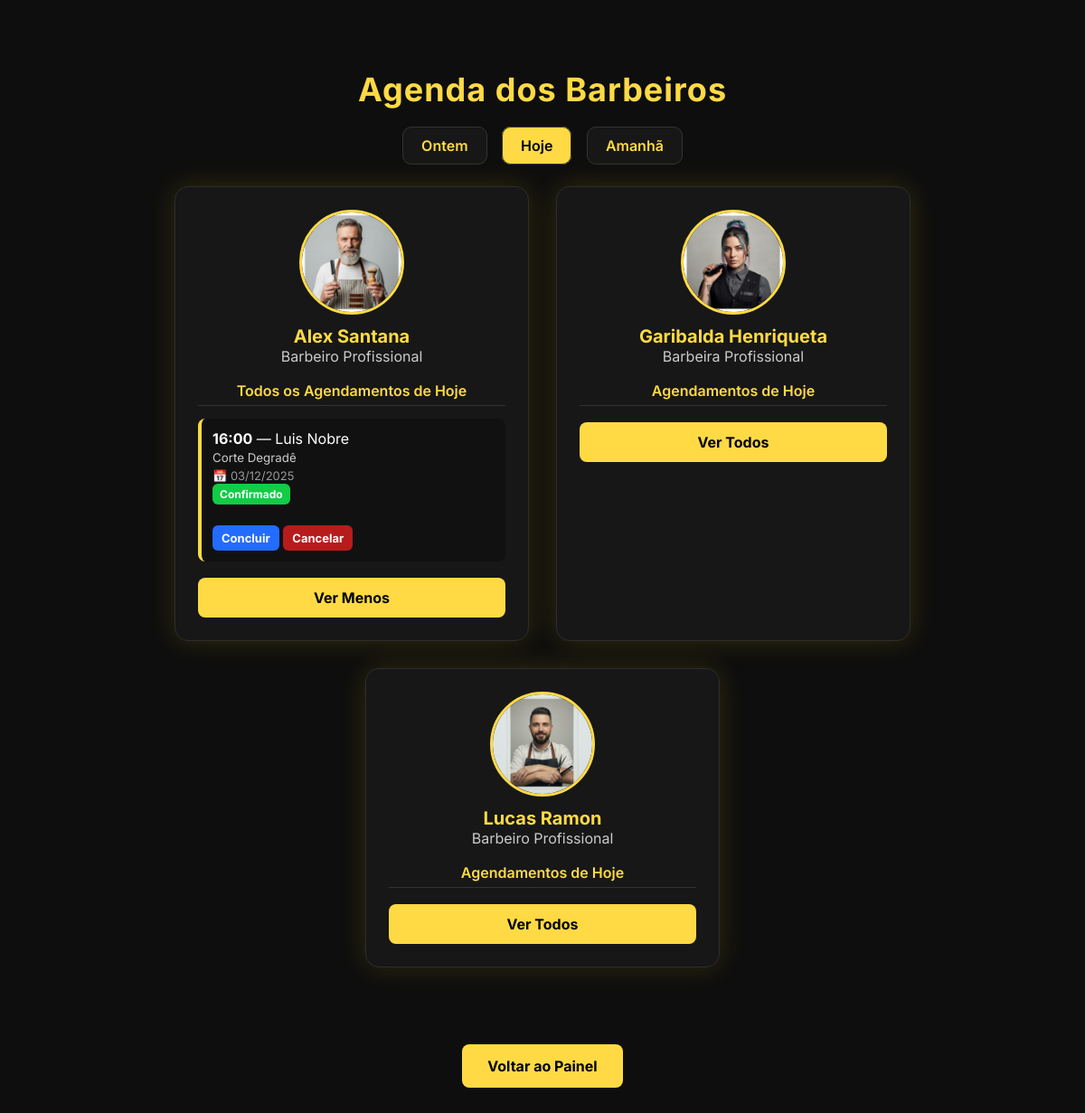
/admin/agenda.php?dia=hoje&expandir=13 (signed in), run on the app's committed database.
### tables this page shows
CREATE TABLE `barbeiros` (
  `id` int(11) NOT NULL,
  `nome` varchar(100) NOT NULL,
  `foto` varchar(255) DEFAULT NULL,
  `cargo` varchar(100) DEFAULT NULL,
  `especialidades` text DEFAULT NULL,
  `sobre` text DEFAULT NULL,
  `horario_atendimento` varchar(100) DEFAULT NULL,
  `status` enum('disponivel','ocupado','ausente') DEFAULT 'disponivel',
  `avaliacao` decimal(3,2) DEFAULT 5.00,
  `total_avaliacoes` int(11) DEFAULT 0,
  `data_cadastro` timestamp NOT NULL DEFAULT current_timestamp(),
  `ativo` tinyint(1) DEFAULT 1
);

CREATE TABLE `agendamentos` (
  `id` int(11) NOT NULL,
  `usuario_id` int(11) NOT NULL,
  `barbeiro_id` int(11) DEFAULT NULL,
  `administrador_id` int(11) DEFAULT NULL,
  `servico_id` int(11) DEFAULT NULL,
  `data_agendamento` date NOT NULL,
  `hora_agendamento` time NOT NULL,
  `status` enum('pendente','confirmado','cancelado','concluido') DEFAULT 'pendente',
  `criado_em` timestamp NOT NULL DEFAULT current_timestamp()
);

CREATE TABLE `usuarios` (
  `id` int(11) NOT NULL,
  `nome` varchar(120) NOT NULL,
  `email` varchar(120) NOT NULL,
  `senha` varchar(255) NOT NULL,
  `tipo` enum('cliente','admin') DEFAULT 'cliente',
  `criado_em` timestamp NOT NULL DEFAULT current_timestamp()
);

CREATE TABLE `servicos` (
  `id` int(11) NOT NULL,
  `nome` varchar(120) NOT NULL,
  `preco` decimal(10,2) NOT NULL,
  `duracao` int(11) NOT NULL,
  `ativo` tinyint(1) NOT NULL DEFAULT 1,
  `duracao_min` int(11) NOT NULL DEFAULT 30,
  `img` varchar(255) DEFAULT NULL
);

### admin/agenda.php (the view, shortened to what this page needs)
<?php
$conn = Database::connect();
$filtro = $_GET["dia"] ?? "hoje";
$hoje   = date("Y-m-d");
$amanha = date("Y-m-d", strtotime("+1 day"));
$ontem  = date("Y-m-d", strtotime("-1 day"));
if ($filtro === "hoje") {
    $dataFiltro = $hoje;
    $nomeDia = "Hoje";
}
elseif ($filtro === "amanha") {
    $dataFiltro = $amanha;
    $nomeDia = "Amanhã";
}
elseif ($filtro === "ontem") {
    $dataFiltro = $ontem;
    $nomeDia = "Ontem";
}
else {
    $dataFiltro = $hoje;
    $nomeDia = "Hoje";
}
$barbeiroExpandido = isset($_GET["expandir"]) ? intval($_GET["expandir"]) : null;
$barbeiros = $conn->query("SELECT * FROM barbeiros ORDER BY nome ASC")->fetchAll(PDO::FETCH_ASSOC);
function buscarAgendamentos($conn, $barbeiro_id, $mostrarTodos, $dataFiltro) {
    $sql = "SELECT a.*, u.nome AS cliente, s.nome AS servico
            FROM agendamentos a
            JOIN usuarios u ON u.id = a.usuario_id
            JOIN servicos s ON s.id = a.servico_id
            WHERE a.barbeiro_id = ? AND a.data_agendamento = ?
            ORDER BY a.hora_agendamento ASC";
    $stmt = $conn->prepare($sql);
    $stmt->execute([$barbeiro_id, $dataFiltro]);
    return $stmt->fetchAll(PDO::FETCH_ASSOC);
}
?>
<!DOCTYPE html>
<html lang="pt-BR">
<head>
</head>
<body>
<h1>Agenda dos Barbeiros</h1>
<div class="filtros">
    <a href="?dia=ontem"  class="<?= $filtro=='ontem'?'active':'' ?>">Ontem</a>
    <a href="?dia=hoje"   class="<?= $filtro=='hoje'?'active':'' ?>">Hoje</a>
    <a href="?dia=amanha" class="<?= $filtro=='amanha'?'active':'' ?>">Amanhã</a>
</div>
<div class="grid">
<?php foreach ($barbeiros as $b): ?>
<?php
    $expandirCard = ($barbeiroExpandido !== null && $barbeiroExpandido === intval($b["id"]));
    $agendamentos = buscarAgendamentos(
        $conn,
        $b["id"],
        $expandirCard,
        $dataFiltro
    );
    $titulo = $expandirCard
        ? "Todos os Agendamentos de $nomeDia"
        : "Agendamentos de $nomeDia";
?>
    <div class="card-barbeiro">
        <img src="<?= $b["foto"] ? "../assets/barbeiros/{$b["foto"]}" : "../assets/img/user-default.png" ?>">
        <div class="nome"><?= htmlspecialchars($b["nome"]) ?></div>
        <div class="cargo"><?= htmlspecialchars($b["cargo"]) ?></div>
        <div class="titulo-agenda"><?= $titulo ?></div>
        <?php foreach ($agendamentos as $a): ?>
        <div class="agendamento">
            <strong><?= substr($a["hora_agendamento"], 0, 5) ?></strong> —
            <?= htmlspecialchars($a["cliente"]) ?><br>
            <small style="color:#ccc">
                <?= htmlspecialchars($a["servico"]) ?>
            </small><br>
            <small style="color:#999; font-size: 13px;">
                📅 <?= date("d/m/Y", strtotime($a["data_agendamento"])) ?>
            </small><br>
            <span class="status <?= $a["status"] ?>">
                <?= ucfirst($a["status"]) ?>
            </span><br><br>
            <?php if ($a["status"] != "cancelado" && $a["status"] != "atendido"): ?>
                <a class="btn-card btn-concluir" href="marcar_atendido.php?id=<?= $a['id'] ?>">Concluir</a>
                <a class="btn-card btn-cancelar" href="cancelar.php?id=<?= $a['id'] ?>">Cancelar</a>
            <?php endif; ?>
        </div>
        <?php endforeach; ?>
        <?php if (!$expandirCard): ?>
            <a class="btn-ver"
                href="agenda.php?dia=<?= $filtro ?>&expandir=<?= $b['id'] ?>">
                Ver Todos
            </a>
        <?php else: ?>
            <a class="btn-ver"
                href="agenda.php?dia=<?= $filtro ?>">
                Ver Menos
            </a>
        <?php endif; ?>
    </div>
<?php endforeach; ?>
</div>
<div style="width:100%; text-align:center; margin-top:45px;">
    <a href="painel.php" class="btn-voltar">Voltar ao Painel</a>
</div>
</body>
</html>

### admin/agenda.php (style rules this page uses)
body { background:#0e0e0e; color:white; font-family:"Inter", sans-serif; padding:45px; }
h1 { text-align:center; color:#ffda44; margin-bottom:30px; font-size:36px; font-weight:700; letter-spacing:1px; }
.filtros { text-align:center; margin-bottom:35px; }
.filtros a { padding:10px 20px; background:#171717; border:1px solid #333; color:#ffda44; margin:0 6px; border-radius:10px; text-decoration:none; font-weight:600; transition:.25s ease; }
.filtros a.active { background:#ffda44; color:#000; }
.grid { display:flex; flex-wrap:wrap; justify-content:center; gap:30px; }
.card-barbeiro { width:340px; background:#171717; border-radius:15px; padding:25px; border:1px solid #2d2d2d; box-shadow:0 0 30px rgba(255,215,0,0.15); transition:.25s; }
.card-barbeiro img { width:110px; height:110px; border-radius:50%; object-fit:cover; border:3px solid #ffda44; display:block; margin:auto; }
.nome { text-align:center; color:#ffda44; font-weight:700; font-size:20px; margin-top:12px; }
.cargo { text-align:center; color:#ccc; margin-bottom:18px; }
.titulo-agenda { color:#ffda44; font-weight:600; text-align:center; margin-bottom:14px; border-bottom:1px solid #333; padding-bottom:6px; }
.agendamento { background:#111; padding:12px; margin-bottom:12px; border-left:4px solid #ffda44; border-radius:8px; }
.status { padding:4px 8px; border-radius:6px; font-size:12px; font-weight:700; }
.confirmado { background:#1c4; color:white; }
.btn-card { padding:6px 10px; border-radius:6px; text-decoration:none; font-size:13px; font-weight:700; display:inline-block; margin-top:6px; }
.btn-concluir { background:#226cff; color:white; }
.btn-cancelar { background:#b71c1c; color:white; }
.btn-ver { display:block; background:#ffda44; text-align:center; padding:12px; margin-top:18px; border-radius:8px; font-weight:700; color:black; text-decoration:none; transition:.25s ease; }
.btn-voltar { background:#ffda44; padding:14px 28px; border-radius:8px; font-weight:700; color:black; text-decoration:none; display:inline-block; margin-top:40px; transition:.25s ease; }

### data on the page
barbeiros: foto (picture), nome "Alex Santana", cargo "Barbeiro Profissional", id "Todos os Agendamentos de Hoje"
agendamentos: hora_agendamento "16:00", usuario.nome "Luis Nobre", servico.nome "Corte Degradê", data_agendamento "03/12/2025", status "Confirmado"
barbeiros: foto (picture), nome "Garibalda Henriqueta", cargo "Barbeira Profissional", id "Agendamentos de Hoje"
barbeiros: foto (picture), nome "Lucas Ramon", cargo "Barbeiro Profissional", id "Agendamentos de Hoje"
